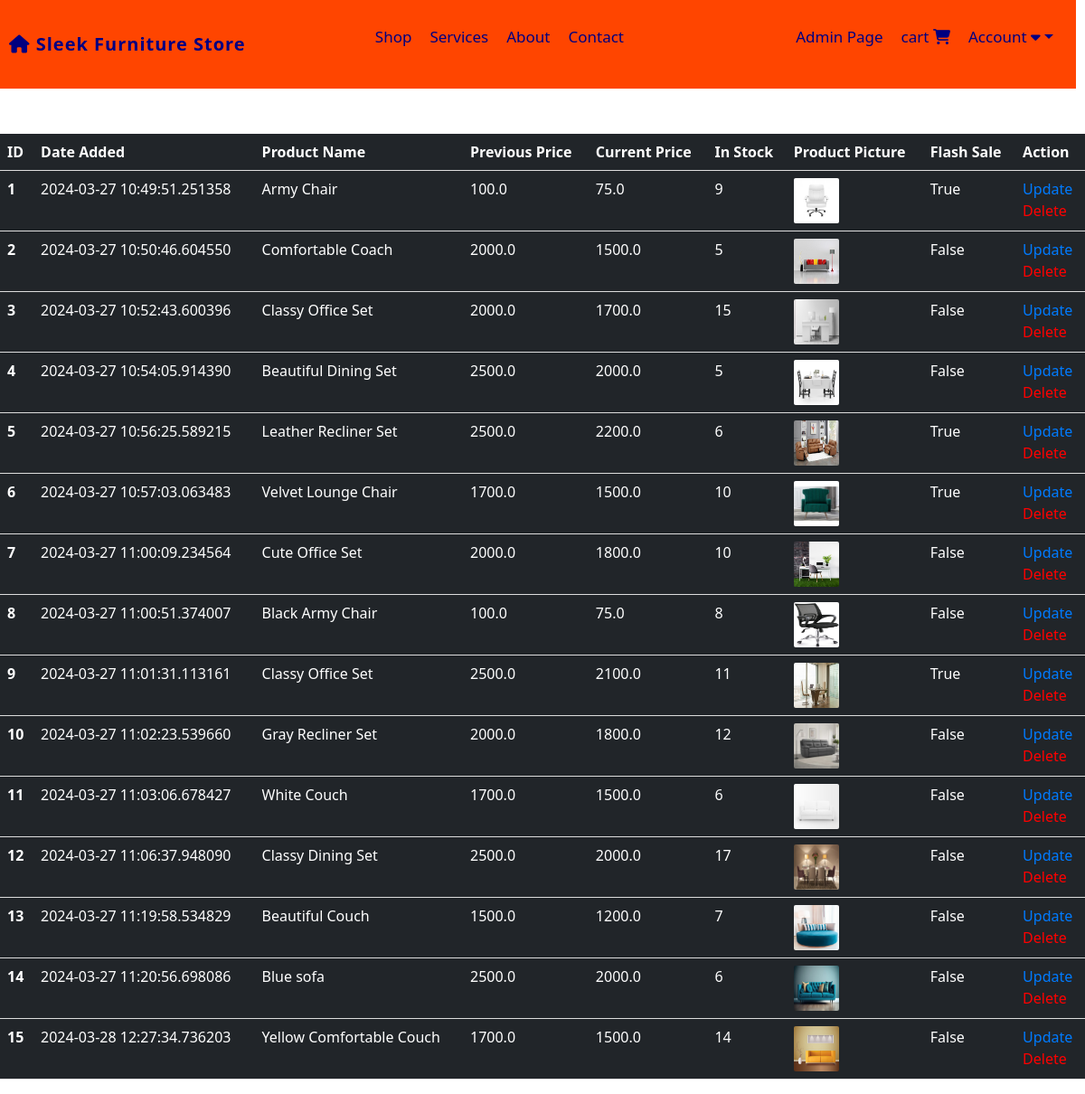
The page /shop-items (signed in) on the database its author committed.
### website/models.py (models this page shows, shortened)
class Product(db.Model):
    id = db.Column(db.Integer, primary_key=True)
    product_name = db.Column(db.String(100), nullable=False)
    current_price = db.Column(db.Float, nullable=False)
    previous_price = db.Column(db.Float, nullable=False)
    in_stock = db.Column(db.Integer, nullable=False)
    product_picture = db.Column(db.String(1000), nullable=False)
    flash_sale = db.Column(db.Boolean, default=False)
    date_added = db.Column(db.DateTime(), default=datetime.utcnow)
    carts = db.relationship('Cart', backref='product', cascade='all, delete-orphan')
    orders = db.relationship('Order', backref='product', cascade='all, delete-orphan')

### website/admin.py (the view)
@admin.route('/shop-items', methods=['GET', 'POST'])
@login_required
def shop_items():
    if current_user.id == 1:
        items = Product.query.order_by(Product.date_added).all()
        return render_template('shop_items.html', items=items)
    return render_template('404.html')

### website/__init__.py (called while the page is built)
def create_app():
    app = Flask(__name__)
    app.config['SECRET_KEY'] = 'Marymutiso' #For encrypting session data for auth etc.
    app.config['SQLALCHEMY_DATABASE_URI'] = f'sqlite:///{DB_NAME}'
    migrate = Migrate(app, db)
    db.init_app(app)
    @app.errorhandler(404)
    def page_not_found(error):
        return render_template('404.html'), 404
    login_manager = LoginManager()
    login_manager.init_app(app)
    login_manager.login_view = 'auth.login'
    @login_manager.user_loader
    def load_user(id):
        return Customer.query.get(int(id))
    from .views import views
    from .auth import auth
    from .admin import admin
    from .models import Customer, Product, Cart, Order
    app.register_blueprint(views, url_prefix='/')
    app.register_blueprint(auth, url_prefix='/')
    app.register_blueprint(admin, url_prefix='/')
    return app

### website/templates/shop_items.html (shortened to what this page needs)
{% extends "base.html" %}
{% block content %}
{% if items | length < 1 %}
<h3>No Shop Items</h3>
{% else %}
<table class="table table-dark table-hover">
    <thead>
        <tr>
            <th scope="col">ID</th>
            <th scope="col">Date Added</th>
            <th scope="col">Product Name</th>
            <th scope="col">Previous Price</th>
            <th scope="col">Current Price</th>
            <th scope="col">In Stock</th>
            <th scope="col">Product Picture</th>
            <th scope="col">Flash Sale</th>
            <th scope="col">Action</th>
        </tr>
    </thead>
    <tbody>
        {% for item in items %}
            <tr>
                <th scope="row">{{ item.id }}</th>
                <td>{{ item.date_added }}</td>
                <td>{{ item.product_name }}</td>
                <td>{{ item.previous_price }}</td>
                <td>{{ item.current_price }}</td>
                <td>{{ item.in_stock }}</td>
                <td><img src="{{ item.product_picture }}" alt="" style="height: 50px; width: 50px; border-radius: 2px;"></td>
                <td>{{ item.flash_sale }}</td>
                <td>
                <a style="margin-bottom: 7px;" href="/update-item/{{ item.id }}">Update</a>
                    <br>
                <a style="color: red;" href="/delete-item/{{ item.id }}">Delete</a>
                </td>
            </tr>
        {% endfor %}
    </tbody>
</table>
{% endif %}
{% endblock %}

### website/static/css/navigation.css (style rules this page uses)
body { font-family: 'Arial', sans-serif; margin: 0; padding: 0; background: #eaeaea; }

### website/static/css/admin.css (style rules this page uses)
.table { width: 100%; border-collapse: collapse; margin-bottom: 20px; margin-top: 50px; }
.table th, .table td { padding: 8px; text-align: left; border-bottom: 1px solid #ddd; }
.table th { background-color: #343a40; color: #fff; }
.table tbody tr td a { color: #007bff; text-decoration: none; }

### rows shown on the page
Product: id "1", date_added "2024-03-27 10:49:51.251358", product_name "Army Chair", previous_price "100.0", current_price "75.0", in_stock "9", product_picture (picture), flash_sale "True"
Product: id "2", date_added "2024-03-27 10:50:46.604550", product_name "Comfortable Coach", previous_price "2000.0", current_price "1500.0", in_stock "5", product_picture (picture), flash_sale "False"
Product: id "3", date_added "2024-03-27 10:52:43.600396", product_name "Classy Office Set", previous_price "2000.0", current_price "1700.0", in_stock "15", product_picture (picture), flash_sale "False"
Product: id "4", date_added "2024-03-27 10:54:05.914390", product_name "Beautiful Dining Set", previous_price "2500.0", current_price "2000.0", in_stock "5", product_picture (picture), flash_sale "False"
Product: id "5", date_added "2024-03-27 10:56:25.589215", product_name "Leather Recliner Set", previous_price "2500.0", current_price "2200.0", in_stock "6", product_picture (picture), flash_sale "True"
Product: id "6", date_added "2024-03-27 10:57:03.063483", product_name "Velvet Lounge Chair", previous_price "1700.0", current_price "1500.0", in_stock "10", product_picture (picture), flash_sale "True"
Product: id "7", date_added "2024-03-27 11:00:09.234564", product_name "Cute Office Set", previous_price "2000.0", current_price "1800.0", in_stock "10", product_picture (picture), flash_sale "False"
Product: id "8", date_added "2024-03-27 11:00:51.374007", product_name "Black Army Chair", previous_price "100.0", current_price "75.0", in_stock "8", product_picture (picture), flash_sale "False"
Product: id "9", date_added "2024-03-27 11:01:31.113161", product_name "Classy Office Set", previous_price "2500.0", current_price "2100.0", in_stock "11", product_picture (picture), flash_sale "True"
Product: id "10", date_added "2024-03-27 11:02:23.539660", product_name "Gray Recliner Set", previous_price "2000.0", current_price "1800.0", in_stock "12", product_picture (picture), flash_sale "False"
Product: id "11", date_added "2024-03-27 11:03:06.678427", product_name "White Couch", previous_price "1700.0", current_price "1500.0", in_stock "6", product_picture (picture), flash_sale "False"
Product: id "12", date_added "2024-03-27 11:06:37.948090", product_name "Classy Dining Set", previous_price "2500.0", current_price "2000.0", in_stock "17", product_picture (picture), flash_sale "False"
Product: id "13", date_added "2024-03-27 11:19:58.534829", product_name "Beautiful Couch", previous_price "1500.0", current_price "1200.0", in_stock "7", product_picture (picture), flash_sale "False"
Product: id "14", date_added "2024-03-27 11:20:56.698086", product_name "Blue sofa", previous_price "2500.0", current_price "2000.0", in_stock "6", product_picture (picture), flash_sale "False"
Product: id "15", date_added "2024-03-28 12:27:34.736203", product_name "Yellow Comfortable Couch", previous_price "1700.0", current_price "1500.0", in_stock "14", product_picture (picture), flash_sale "False"
